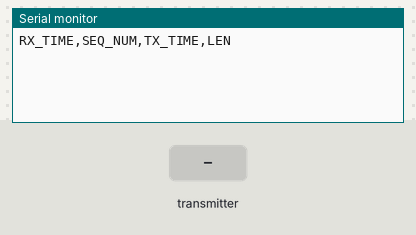
The sketch below on a simulated ESP32. On the bench: the last lines printed to the serial monitor. The inputs (shaded band) are chosen by the test bench.

Above: at 1.2 s.
1.3 s: the transmitter starts sending seq_num = 0
At 1.61 s:
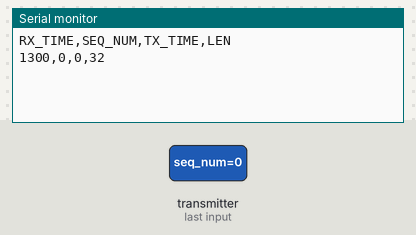
3.3 s: the transmitter starts sending timestamp_tx = 1024
At 3.61 s:
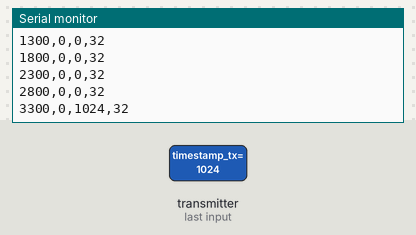
4.8 s: the transmitter starts sending seq_num = 1024
At 5.11 s:
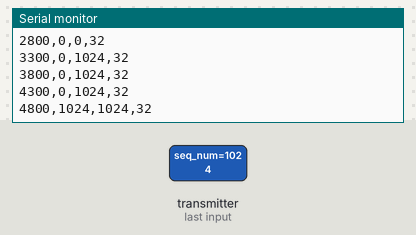
6.3 s: the transmitter starts sending timestamp_tx = 0
At 6.61 s:
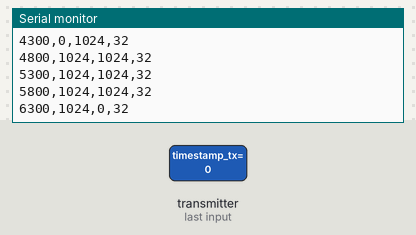
Timing chart, 0 to 8.8 s (numbered marks = the images above; inputs shaded):
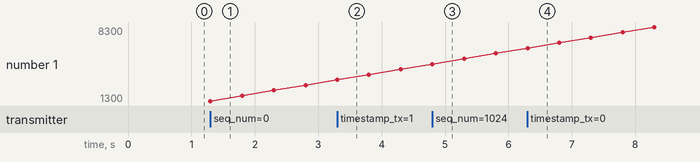

The sketch:

AliciBaseline.ino.ino
```cpp
#include <esp_now.h>
#include <WiFi.h>

constexpr uint8_t WIFI_CHANNEL = 6;

typedef struct struct_message {
    uint32_t seq_num;
    uint32_t timestamp_tx;
    char payload[24];
} struct_message;

struct_message myData;

void OnDataRecv(const uint8_t * mac, const uint8_t *incomingData, int len) {
  uint32_t rx_time = millis();
  memcpy(&myData, incomingData, sizeof(myData));

  // Python PyCharm betiğimizin okuyacağı formatta yazdırıyoruz
  Serial.printf("%lu,%lu,%lu,%d\n", rx_time, myData.seq_num, myData.timestamp_tx, len);
}

void setup() {
  Serial.begin(115200);

  Serial.println("RX_TIME,SEQ_NUM,TX_TIME,LEN");

  WiFi.mode(WIFI_STA);
  ESP_ERROR_CHECK(esp_wifi_set_channel(WIFI_CHANNEL, WIFI_SECOND_CHAN_NONE));

  if (esp_now_init() != ESP_OK) {
    Serial.println("ESP-NOW Baslatilamadi!");
    return;
  }

  esp_now_register_recv_cb(OnDataRecv);
}

void loop() {
  delay(10);
}
```

Measured:
- after the input at 1.3 s, the serial monitor: prints a new line at once (image 1)
- after the input at 3.3 s, the serial monitor: prints a new line at once (image 2)
- after the input at 4.8 s, the serial monitor: prints a new line at once (image 3)
- after the input at 6.3 s, the serial monitor: prints a new line at once (image 4)
